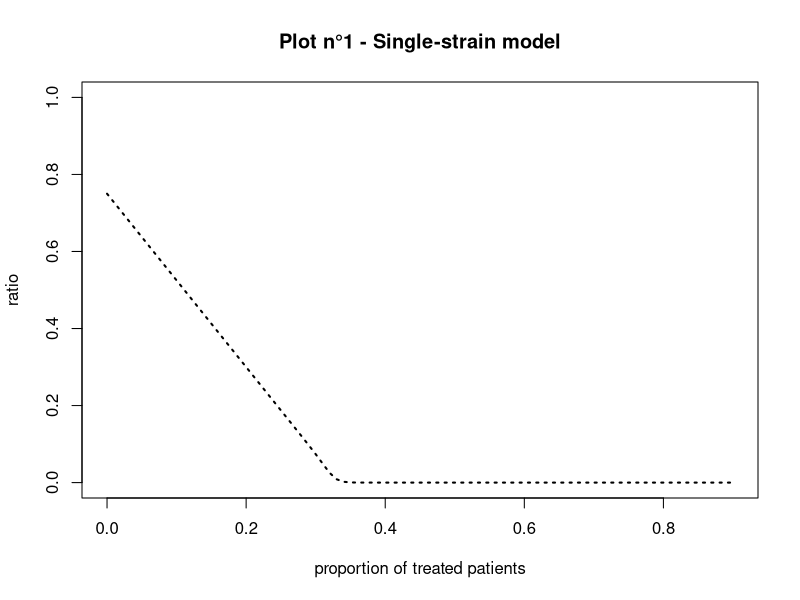

The R source for this figure:
## ---- chunk 1
library(deSolve)
options("scipen" = 10)
N <- 1
a <- 2000
pbeta_w <- 0.04
pbeta_z <- 0.015
pgammaa <- 0.01
pgamma_tilt <- 0.1
pq <- 0.5
prho <- 0.5
pphi <- 0.05
peps <- 0.15
m <- 1
prop <- 0.01
conv_crit=0.00001
pepsi <- seq(0, 0.90, by=0.01)
tab <- matrix(data=NA, nrow=length(pepsi), ncol=5)

## ---- chunk 2

parameters <- c(beta_w=pbeta_w, beta_z=pbeta_z, gamma=pgammaa, gamma_prim=pgamma_tilt, eps=peps)
state <- c(S1=1-prop, S2=1-prop, Iw=prop, Iz=prop)
times=seq(0, a, by=m)


SIS_single_strain=function(times, state, parameters){
  with(as.list(c(state,parameters)),
    {dS1 = - beta_w*Iw*S1 + gamma*(1-eps)*Iw + gamma_prim*eps*Iw
      dS2 = - beta_z*Iz*S2 + gamma*Iz
      dIw = beta_w*Iw*S1 - gamma*(1-eps)*Iw - gamma_prim*eps*Iw
      dIz = beta_z*Iz*S2 - gamma*Iz
      list(c(dS1, dS2, dIw, dIz))
      return(list(c(dS1, dS2, dIw, dIz)))
    })
}


root_sis=function(times, state, parameters){
  dstate <- unlist(SIS_single_strain(times, state, parameters))
  sum(abs(dstate)) - conv_crit}

  
  
exploit_param=function(x) {
  parameters[5] <- x
  out <- lsodar(func=SIS_single_strain, y=state, parms=parameters, times=times, rootfunc=root_sis)
  return(tail(out, n=1))
}

steady <- do.call(rbind, lapply(pepsi, exploit_param))
steady <- unlist(steady)

steady_time <- steady[,1]
steady_S1 <- steady[,2]
steady_S2 <- steady[,3]
steady_Iw <- steady[,4]
steady_Iz <- steady[,5]

## ---- chunk 3
plot(pepsi, steady_Iw, main="Plot n°1 - Single-strain model", xlab="proportion of treated patients", ylab="ratio", ylim=c(0,1), lty=3, lwd=2, type="l")
